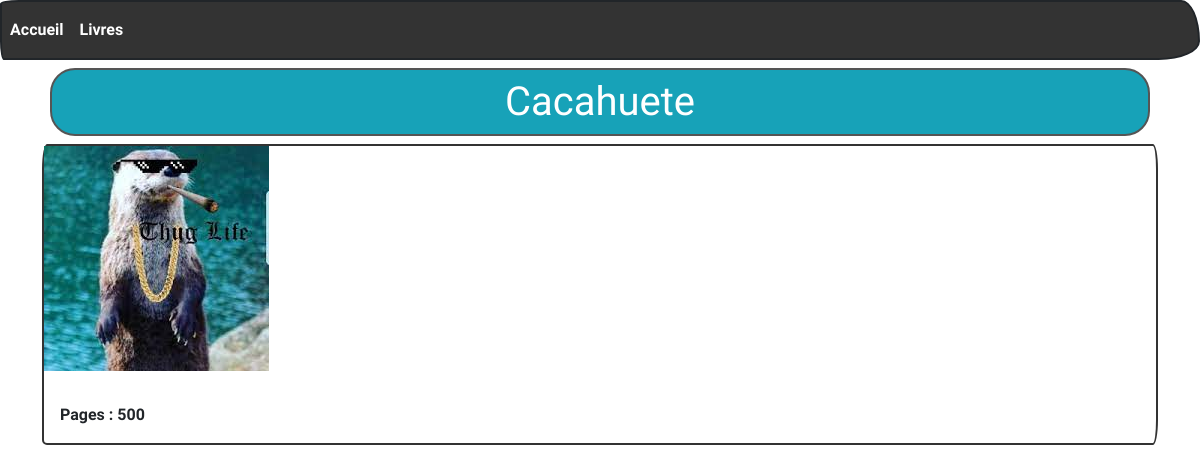
The app's page /livres/lire/4 with its own data.
### tables this page shows
CREATE TABLE `books` (
  `id_book` int(11) NOT NULL,
  `title_book` varchar(100) NOT NULL,
  `nb_pages_book` int(11) NOT NULL,
  `img_book` varchar(250) NOT NULL
);

### controller/BookController.php (called while the page is built, shortened)
<?php
require "model/BookManager.php";
class BookController
{
    private $bookManager;
    public function __construct()
    {
        $this->bookManager = new BookManager;
        $this->bookManager->loadBooks();
    }
    public function displayBook($id)
    {
        $book = $this->bookManager->getBookById($id);
        require "view/oneBookView.php";
    }
}

### model/BookClass.php (called while the page is built, shortened)
<?php
class Books
{
    private $id;
    private $title;
    private $nbPages;
    private $img;
    public function __construct($id, $title, $nbPages, $img)
    {
        $this->id = $id;
        $this->title = $title;
        $this->nbPages = $nbPages;
        $this->img = $img;
    }
    public function getNbPages()
    {
        return $this->nbPages;
    }
    public function getTitle()
    {
        return $this->title;
    }
    public function getImg()
    {
        return $this->img;
    }
    public function getId()
    {
        return $this->id;
    }
}

### model/ModelClass.php (called while the page is built, shortened)
<?php
abstract class Model
{
    private static $pdo;
    private function setBdd()
    {
        self::$pdo = new PDO('mysql:host=localhost;dbname=adrar_mvc;charset=utf8', 'root', '');
        self::$pdo->setAttribute(PDO::ATTR_ERRMODE, PDO::ERRMODE_WARNING);
    }
    protected function getBdd()
    {
        if (self::$pdo === null) {
            return self::$pdo;
        } else {
            return self::$pdo;
        }
    }
}

### model/BookManager.php (called while the page is built, shortened)
<?php
require "ModelClass.php";
require "BookClass.php";
class BookManager extends Model
{
    private $booksList;
    public function addBook($book)
    {
        $this->booksList[] = $book;
    }
    public function loadBooks()
    {
        $sql = "SELECT * FROM books";
        $req = $this->getBdd()->prepare($sql);
        $req->execute([]);
        $data = $req->fetchAll(PDO::FETCH_OBJ);
    }
    public function getBookById($id)
    {
        foreach ($this->booksList as $book) {
            if ($book->getId() == $id) {
                return $book;
            }
        }
        throw new Exception("Le livre demandé n'existe pas");
    }
}

### view/oneBookView.php (the view, shortened to what this page needs)
<?php
$title = $book->getTitle();
?>
<main class="container">
    <section class="card">
        <figure>
            <img src="<?= URL . $book->getImg(); ?>" alt="<?= $book->getTitle(); ?>">
        </figure>
        <article class="card-body">
            <p class="card-text">Pages : <?= $book->getNbPages(); ?></p>
        </article>
    </section>
</main>
<?php
$content = ob_get_clean();
require_once "view/template.php";

### view/template.php (shortened to what this page needs)
<!DOCTYPE html>
<html lang="en">
<head>
    <link rel="stylesheet" href="https://bootswatch.com/5/sketchy/bootstrap.min.css">
</head>
<body>
    <header>
        <nav class="navbar navbar-expand-lg navbar-dark bg-primary">
            <div class="collapse navbar-collapse" id="navbarColor01">
                <ul class="navbar-nav me-auto">
                    <li class="nav-item">
                        <a class="nav-link active" href="<?= URL ?>accueil">Accueil</a>
                    </li>
                    <li class="nav-item">
                        <a class="nav-link active" href="<?= URL ?>livres">Livres</a>
                    </li>
                </ul>
            </div>
        </nav>
        <div class="container">
            <h1 class="rounded border border-dark p-2 m-2 text-center text-white bg-info"><?= $title ?></h1>
        </div>
    </header>
    <?php unset($_SESSION["alert"]);
    echo $content ?>
</body>
</html>

### records on screen
books: title_book "Cacahuete", img_book+title_book (picture), nb_pages_book "500"
